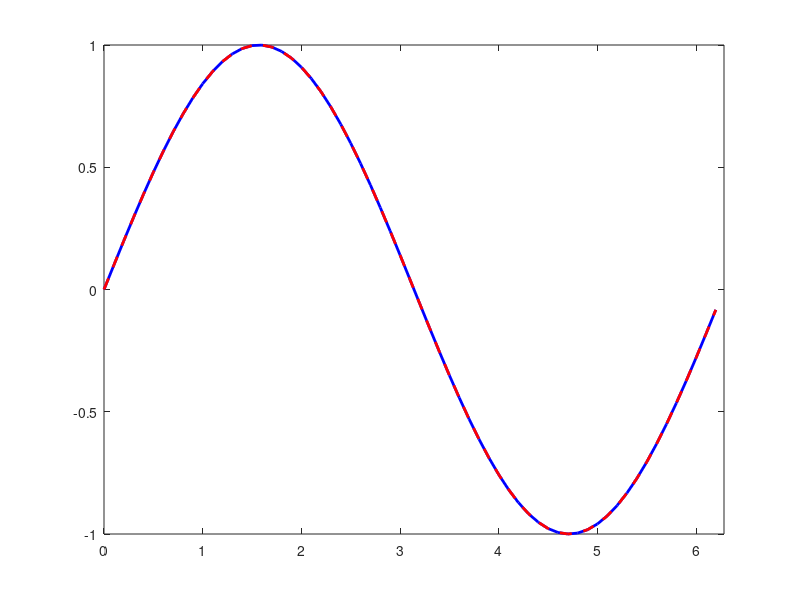

This figure's MATLAB source:
clc
clear 
close all

t = 0:.1:2*pi
x=sin(t);
T=2*pi;

for k=1:10
    xk(k,:)=sin(t+k*T)
end


x_shifted = sin(t + T);

figure;
plot(t, x, 'b', 'LineWidth', 2);
hold on;
plot(t, x_shifted, 'r--', 'LineWidth', 2);

axis([0 2*pi -1 1]);
